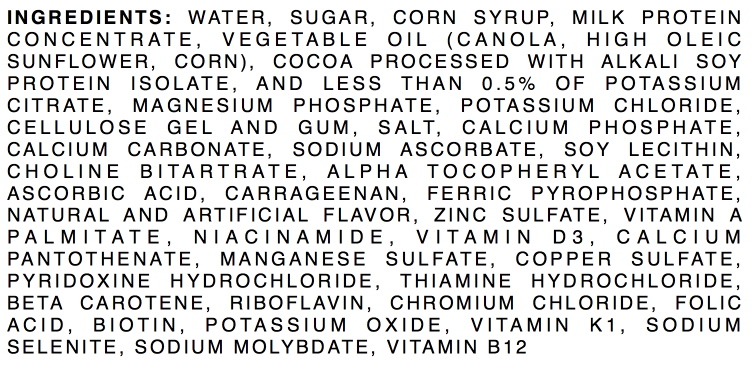
//> input picture assn4/test5.png, 1510 x 746 px (shown at 1/2 size)
$ ./assn4   (built with g++ and OpenCV 4)
//> lines starting //> are read from the running program, lines starting //| are printed output that depends on the picture; after the words box and inside, x2 and y2 are one past the last pixel; in counts of white or black regions, pixels touching at a corner belong together
//> further down, image1 is the input picture: 746 rows x 1510 cols, CV_8UC3; mean B, G, R 218.6, 218.4, 218.4
#include <iostream>
using namespace std;

#include <stdio.h>
#include <math.h>
#include <fstream>
#include <algorithm>

#include "opencv2/imgproc/imgproc.hpp"
#include "opencv2/highgui/highgui.hpp"
#include "opencv2/ml/ml.hpp"

using namespace cv;
using namespace cv::ml;

Mat convertToGreyscale(Mat image, string name){
//> called with name = "test5.png"
	//The equation used in the paper was:
	//Y = 0.2126R+0.7152G+0.0722B

	Mat retImage = imread(name);

	for(int i = 0; i < image.rows; i++){
		for(int j = 0; j < image.cols; j++){
			int sum = 0;
			sum += image.at<Vec3b>(i,j)[0] * .0722;
			sum += image.at<Vec3b>(i,j)[1] * .7152;
			sum += image.at<Vec3b>(i,j)[2] * .2126;

			retImage.at<Vec3b>(i,j)[0] = sum;
			retImage.at<Vec3b>(i,j)[1] = sum;
			retImage.at<Vec3b>(i,j)[2] = sum;
		}
	}

	return retImage;
}

Mat binarizeImage(Mat image, string name){
//> called with name = "test5.png"
	Mat retImage = imread(name);
	int max1 = 0;
	int max2 = 0;

	int hist[255];

	for(int i = 0; i < 255; i++){
		hist[i] = 0;
	}

	for(int i = 0; i < image.rows; i++){
		for(int j = 0; j < image.cols; j++){
			int pixel = image.at<Vec3b>(i,j)[0];
			hist[pixel]++;
		}
	}
//> after the loop, hist = 255 values, max 901924 at index 254, min 0 at index 1, mean 4417.5
	//find the peak (background)
	for(int i = 0; i < 255; i++){
		int value = hist[i];
		if(value > hist[max1]) max1 = i;
	}
//> this loop made 255 passes
//> value on passes 1 to 3: 121919, 0, 0
//> after the loop, max1 = 254

	for(int i = 0; i < image.rows; i++){
		for(int j = 0; j < image.cols; j++){
			int pixel = image.at<Vec3b>(i,j)[0];
			if(pixel < max1 + 45 && pixel > max1 - 65){
				retImage.at<Vec3b>(i,j)[0] = 255;
				retImage.at<Vec3b>(i,j)[1] = 255;
				retImage.at<Vec3b>(i,j)[2] = 255;
			}
			else{
				retImage.at<Vec3b>(i,j)[0] = 0;
				retImage.at<Vec3b>(i,j)[1] = 0;
				retImage.at<Vec3b>(i,j)[2] = 0;
			}


		}
	}
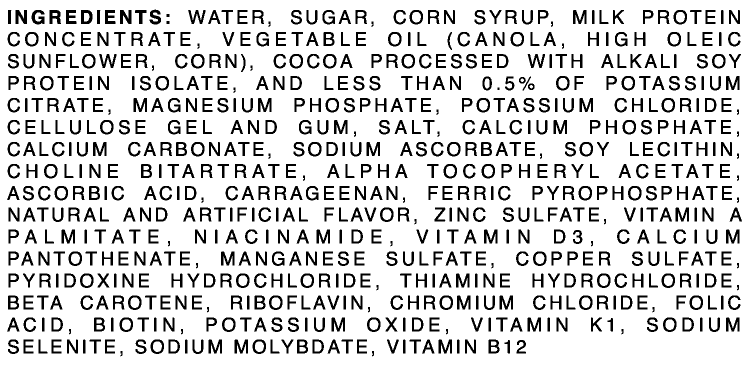
//> retImage: 746 rows x 1510 cols, CV_8UC3 (shown at 1/2 size); 83.9% white; 690 black regions, largest, box (x1, y1, x2, y2) and area: (31, 20, 54, 48) 456, (240, 20, 263, 48) 456, (1146, 20, 1173, 48) 456

	return retImage;

}
Mat removeNoise(Mat image, string name){
//> called with name = "test5.png"
	for(int i = 1; i < image.rows-1; i++){
		for(int j = 1; j < image.cols-1; j++){
			int pixel = image.at<Vec3b>(i,j)[0];
			int pixelNorth = image.at<Vec3b>(i-1,j)[0];
			int pixelSouth = image.at<Vec3b>(i+1,j)[0];
			int pixelWest = image.at<Vec3b>(i,j-1)[0];
			int pixelEast = image.at<Vec3b>(i,j+1)[0];
			if(pixel == 0 && pixelNorth !=0 && pixelSouth!=0 && pixelEast!=0 && pixelWest != 0 ){
				image.at<Vec3b>(i,j)[0] = 255;
				image.at<Vec3b>(i,j)[1] = 255;
				image.at<Vec3b>(i,j)[2] = 255;

			}
		}
	}
	return image;
}

string recognizeCharacter(int array[15][15], bool training){

	float maxDistance = 0;
	float distance = 0;
	float sizeOfTrack;
	int trackNumber;
	string line;

	string currentLetter;
	string matchedLetter;

	ofstream trainingFile;
	trainingFile.open("trainingFile.txt", std::ofstream::app);
	ifstream trainedFile("trainingFile.txt");

	int sectorMatrix[15][15];
	float distanceMatrix[15][15];
	int sectorTrackMatrix[8][5];
	int trainedDataMatrix[8][5];

	for(int i = 0; i < 8; i++){
		for(int j = 0; j < 5; j++){
			sectorTrackMatrix[i][j] = 0;
			trainedDataMatrix[i][j] = 0;
		}
	}

	for(int i = 0; i < 15; i++){
		for(int j = 0; j < 15; j++){
			sectorMatrix[i][j] = 0;
			distanceMatrix[i][j] = 0;
		}
	}
	if(training == true){
		for(int i = 0; i < 15; i++){
			for(int j = 0; j < 15; j++){
				printf("%d ", array[i][j]);
			}
			printf("\n");
		}
		printf("-----------------------------\n");
	}

	//1. Identify center of matrix
	//15x15 matrix... center is at [8][8];

	//2. Calculate radius (rad) by finding pixel with maximum distance from center
	//Formula: Dist = sqrt((y2-y1)*(y2-y1) + (x2-x1)*(x2-x1))
	for(int i = 0; i < 15; i++){
		for(int j = 0; j < 15; j++){
			int x1;
			int x2;
			int y1;
			int y2;

			int pixel = array[i][j];
			if(j <= 8){
				x2 = 8;
				x1 = j;
			}
			else{
				x2 = j;
				x1 = 8;
			}
			if( i <= 8){
				y2 = 8;
				y1 = i;
			}
			else{
				y2 = i;
				y1 = 8;
			}

			if(pixel == 0){
				distance = sqrt((y2-y1)*(y2-y1) + (x2-x1)*(x2-x1));
				distanceMatrix[i][j] = distance;
				if(distance > maxDistance) maxDistance = distance;
			}
		}
	}
	//printf("Max Distance: %f\n", maxDistance);

	//3. Perform (rad % 5) to identify size of each imaginary track
	sizeOfTrack = (float)maxDistance / 5;
	//printf("Size of Track: %.1f\n", sizeOfTrack);

	//4. Identify Imaginary Sectors
	//Can use x = 8, y = 8, and x = y and [0][8], [1][7]... [8][0] line to divide sectors
	for(int i = 0; i < 15; i++){
		for(int j = 0; j < 15; j++){
			sectorMatrix[i][j] = 0;
			if(i < 7){
			//top half
				if(j < 7){
				//left half
					if(j > i){
					//top
						sectorMatrix[i][j] = 8;
					}
					else if(j < i){
					//bot
						sectorMatrix[i][j] = 7;
					}

				}
				else if(j > 7){
				//right half
					if(j+i < 14){
					//top

						sectorMatrix[i][j] = 1;
					}
					else if(j+i > 14){
					//bot
						sectorMatrix[i][j] = 2;
					}
				}
			}
			else if(i > 7){
			//bottom half
				if(j < 7){
				//left half
					if(j+i < 14){
					//top
						sectorMatrix[i][j] = 6;
					}
					else if(j+i > 14){
					//bot
						sectorMatrix[i][j] = 5;
					}
				}
				else if(j > 7){
				//right half
					if(j > i){
					//top
						sectorMatrix[i][j] = 3;
					}
					else if(j < i){
					//bot
						sectorMatrix[i][j] = 4;
					}

				}
			}
			if(j == 7 && i < 7){
				sectorMatrix[i][j] = 8;
			}
			else if(j == 7 && i > 7){
				sectorMatrix[i][j] = 4;
			}
			else if(i == 7 && j < 7){
				sectorMatrix[i][j] = 6;
			}
			else if(i == 7 && j > 7){
				sectorMatrix[i][j] = 2;
			}
			else if(i == j && i < 7){
				sectorMatrix[i][j] = 7;
			}
			else if(i == j && i > 7){
				sectorMatrix[i][j] = 3;
			}
			else if(i + j == 14 && i < 7){
				sectorMatrix[i][j] = 1;
			}
			else if(i + j == 14 && i > 7){
				sectorMatrix[i][j] = 5;
			}

			// [7 lines of commented-out code are left out]
		}
	}

	//5. Generate track-sector matrix by calculating number of 1's
	//in each intersection of sector and track
	for(int i = 0; i < 15; i++){
		for(int j = 0; j < 15; j++){
			float tempDistance = distanceMatrix[i][j];
			int tempSector = sectorMatrix[i][j];
			int tempTrack = 0;
			if(tempDistance <= sizeOfTrack){
				tempTrack = 1;
			}
			else if(tempDistance <= sizeOfTrack * 2){
				tempTrack = 2;
			}
			else if(tempDistance <= sizeOfTrack * 3){
				tempTrack = 3;
			}
			else if(tempDistance <= sizeOfTrack * 4){
				tempTrack = 4;
			}
			else if(tempDistance <= sizeOfTrack * 5){
				tempTrack = 5;
			}

			sectorTrackMatrix[tempSector-1][tempTrack-1]++;
		}
	}

	if(training == false){
		while(getline(trainedFile, line)){
			bool isMatching = true;

			std::istringstream iss(line);
			iss >> currentLetter >> trainedDataMatrix[0][0] >> trainedDataMatrix[0][1] >> trainedDataMatrix[0][2] >> trainedDataMatrix[0][3] >> trainedDataMatrix[0][4] >> trainedDataMatrix[1][0] >> trainedDataMatrix[1][1] >> trainedDataMatrix[1][2] >> trainedDataMatrix[1][3] >> trainedDataMatrix[1][4] >> trainedDataMatrix[2][0] >> trainedDataMatrix[2][1] >> trainedDataMatrix[2][2] >> trainedDataMatrix[2][3] >> trainedDataMatrix[2][4] >> trainedDataMatrix[3][0] >> trainedDataMatrix[3][1] >> trainedDataMatrix[3][2] >> trainedDataMatrix[3][3] >> trainedDataMatrix[3][4] >> trainedDataMatrix[4][0] >> trainedDataMatrix[4][1] >> trainedDataMatrix[4][2] >> trainedDataMatrix[4][3] >> trainedDataMatrix[4][4] >> trainedDataMatrix[5][0] >> trainedDataMatrix[5][1] >> trainedDataMatrix[5][2] >> trainedDataMatrix[5][3] >> trainedDataMatrix[5][4] >> trainedDataMatrix[6][0] >> trainedDataMatrix[6][1] >> trainedDataMatrix[6][2] >> trainedDataMatrix[6][3] >> trainedDataMatrix[6][4] >> trainedDataMatrix[7][0] >> trainedDataMatrix[7][1] >> trainedDataMatrix[7][2] >> trainedDataMatrix[7][3] >> trainedDataMatrix[7][4];

			for(int i = 0; i < 8; i++){
				for(int j = 0; j < 5; j++){
					if(sectorTrackMatrix[i][j]!=trainedDataMatrix[i][j]){
						isMatching = false;
					}
				}
			}
			if(isMatching == true){
				//printf("Matched Letter: %s\n", currentLetter.c_str());
				matchedLetter = currentLetter;
				return matchedLetter;
			}
		}
	}

	else{
		printf("What Letter is Being Displayed?\n");
		cin >> currentLetter;
		trainingFile << currentLetter << " ";

		for(int i = 0; i < 8; i++){
			for(int j = 0; j < 5; j++){
				trainingFile << sectorTrackMatrix[i][j] << " ";
			}
		}
		trainingFile << "\n";
		trainingFile.close();
	}

	return matchedLetter;
}
float findAverageWidth(Mat image){
	vector<int> tops;
	vector<int> bots;
	vector<int> lefts;
	vector<int> rights;
	vector<int> spaces;

	bool foundTop = false;
	bool foundLeft = false;
	bool foundLetter = false;

	bool allWhite = true;
	int lineCount = 0;
	int letterCount = 0;

	//for counting number of vertical white lines (detecting spaces)
	int whiteLineCount = 0;
	int spaceCount = 0;

	int whiteLineNum = 0;

	int top = 0;
	int bot = 0;
	int left = 0;
	int right = 0;
	int nextSpace = 0;

	float averageWidth = 0;

	for(int i = 0; i < image.rows; i++){
		for(int j = 0; j < image.cols; j++){
			//want to find top of rows..
			int pixel = image.at<Vec3b>(i,j)[0];

			if(foundTop == false){
				if(pixel == 0){
					top = i;
					foundTop = true;
				}
			}
			else{
				//if any pixel within the row is not white
				//make allWhite == false
				if(pixel != 255){
					allWhite = false;
				}
			}
		}
		//end of loop,
		if(allWhite == true && foundTop == true) {
			bot = i;
			foundTop = false;
			tops.push_back(top);
			bots.push_back(bot);
			lineCount++;
		}
		allWhite = true;
	}
//> this loop made 746 passes
//> after the loop, top = 679; foundTop = false; allWhite = true; bot = 713; tops = [19, 64, 108, 152, 196, 240, 284, 328, 372, 415, 459, 503, 547, 591, 635, 679]; bots = [54, 100, 144, 186, 230, 274, 318, 362, 406, 449, 493, 537, 581, 625, 669, 713]; lineCount = 16
	if(lineCount == 0) printf("Could Not Find Any Lines...\n");
	for(int c = 0; c < lineCount; c++){
		//printf("Top: %d Bottom: %d\n", tops.at(c), bots.at(c));
		top = tops.at(c);
		bot = bots.at(c);
		letterCount = 0;
		lefts.clear();
		rights.clear();
		spaces.clear();
		for(int j = 0; j < image.cols; j++){
			for(int i = top; i < bot; i++){
				int pixel = image.at<Vec3b>(i,j)[0];
				if(foundLeft == false){
					if(pixel == 0){
						left = j;
						foundLeft = true;
					}
				}
				else{
					if(pixel !=255){
						allWhite = false;
					}
				}
			}
			if(foundLeft == true && allWhite == true){
				right = j;
				lefts.push_back(left);
				rights.push_back(right);
				foundLeft = false;
				letterCount++;
				spaceCount++;
			}
			else if(foundLeft == false && allWhite == true){
				whiteLineCount++;
			}
			allWhite = true;
		}
	}
//> this loop made 16 passes
//> (top, bot, left, right, letterCount, spaceCount) on passes 1 to 8: (19, 54, 1458, 1480, 48, 48), (64, 100, 1456, 1481, 45, 93), (108, 144, 1458, 1482, 48, 141), (152, 186, 1452, 1479, 45, 186), (196, 230, 1474, 1478, 49, 235), (240, 274, 1474, 1478, 45, 280), (284, 318, 1474, 1478, 50, 330), (328, 362, 1474, 1478, 47, 377)
//> after the loop, letterCount = 37; lefts = 37 values from 16 to 1033; rights = 37 values from 38 to 1052; left = 1033; foundLeft = false; allWhite = true; right = 1052; spaceCount = 758; whiteLineCount = 9641


	for(int i = 0; i < letterCount; i++){
		averageWidth+=rights.at(i) - lefts.at(i);
	}
//> this loop made 37 passes
//> averageWidth on passes 1 to 8: 22, 42, 60, 80, 102, 107, 130, 150
//> after the loop, averageWidth = 674
	averageWidth/= letterCount;
//> averageWidth = 18.22
	//printf("Average Width of Letter: %f\n", averageWidth);

	return averageWidth;

}

string extractFeatures(Mat image){

	vector<int> tops;
	vector<int> bots;
	vector<int> lefts;
	vector<int> rights;
	vector<int> spaces;

	bool foundTop = false;
	bool foundLeft = false;
	bool foundLetter = false;

	bool allWhite = true;
	int lineCount = 0;
	int letterCount = 0;

	//for counting number of vertical white lines (detecting spaces)
	int whiteLineCount = 0;

	int whiteLineNum = 0;

	int top = 0;
	int bot = 0;
	int left = 0;
	int right = 0;
	int nextSpace = 0;

	float averageWidth = findAverageWidth(image);
//> averageWidth = 18.22

	string input;
	string recognizedString = "";
	bool training = false;

	printf("Training? (y/n)\n");
	cin >> input;
//> the answer given: y

	if(input == "y"){
		training = true;
	}

	for(int i = 0; i < image.rows; i++){
		for(int j = 0; j < image.cols; j++){
			//want to find top of rows..
			int pixel = image.at<Vec3b>(i,j)[0];

			if(foundTop == false){
				if(pixel == 0){
					top = i;
					foundTop = true;
				}
			}
			else{
				//if any pixel within the row is not white
				//make allWhite == false
				if(pixel != 255){
					allWhite = false;
				}
			}
		}
		//end of loop,
		if(allWhite == true && foundTop == true) {
			bot = i;
			foundTop = false;
			tops.push_back(top);
			bots.push_back(bot);
			lineCount++;
		}
		allWhite = true;
	}
//> after the loop, top = 679; foundTop = false; allWhite = true; bot = 713; lineCount = 16
	if(lineCount == 0) printf("Could Not Find Any Lines...\n");
	for(int c = 0; c < lineCount; c++){
		//printf("Top: %d Bottom: %d\n", tops.at(c), bots.at(c));
		top = tops.at(c);
		bot = bots.at(c);
		letterCount = 0;
		lefts.clear();
		rights.clear();
		spaces.clear();
		for(int j = 0; j < image.cols; j++){
			for(int i = top; i < bot; i++){
				int pixel = image.at<Vec3b>(i,j)[0];
				if(foundLeft == false){
					if(pixel == 0){
						left = j;
						foundLeft = true;
					}
				}
				else{
					if(pixel !=255){
						allWhite = false;
					}
				}
			}
			if(foundLeft == true && allWhite == true){
				right = j;
				lefts.push_back(left);
				rights.push_back(right);
				foundLeft = false;
				letterCount++;
				whiteLineCount = 0;
			}
			else if(foundLeft == false && allWhite == true){
				whiteLineCount++;
				//printf("WhiteLineCount: %d\n", whiteLineCount);

				if(whiteLineCount == (int)(averageWidth * .8)){
					spaces.push_back(j);
					whiteLineCount = 0;
				}
			}
			allWhite = true;
		}
		//all lefts and rights of letters should be found..
		if(letterCount == 0) printf("Could Not Find Any Letters.\n");
		for(int x = 0; x < letterCount; x++){
			left = lefts.at(x);
			right = rights.at(x);

			allWhite = true;
			whiteLineNum = 0;

			int newBot = 0;
			int newTop = 0;
			bool foundNewTop = false;
			bool foundNewBot = false;
			//printf("Top: %d Bottom: %d Left: %d Right: %d\n", top, bot, left, right);
			if(right-left > 0){

				if(spaces.size() > 0){
					nextSpace = spaces.at(0);
					//printf("Next Space: %d\n", nextSpace);
					//printf("Left: %d Right: %d Space: %d\n", left, right, nextSpace);
					if(nextSpace < left){
						recognizedString.append(" ");
						spaces.erase(spaces.begin());
					}
				}

				Mat extractedLetter(image, Rect(left,top,right-left, bot-top));
				//Now we need to figure out if there is any white space
				//at bottom and top of extracted letter...
				//first need to find white space of top...
				for(int i = 0; i < bot-top; i++){
					for(int j = 0; j < right-left; j++){
						if(foundNewTop == false && extractedLetter.at<Vec3b>(i,j)[0]==0){
							foundNewTop = true;
							newTop = top + i;
							//printf("New Top: %d\n", newTop);
						}
					}
				}
				Mat topCrop(image, Rect(left, newTop, right-left, bot-newTop));
				extractedLetter = topCrop;

				for(int i = bot-newTop; i > 0; i--){
					for(int j = 0; j < right-left; j++){
						if(topCrop.at<Vec3b>(i,j)[0]==0 && foundNewBot == false){
							newBot = newTop + i;
							foundNewBot = true;
							//printf("newTop: %d bot: %d new bot: %d i: %d\n", newTop, bot, newBot, i);
						}
					}
				}


				Mat cropBot(image, Rect(left,newTop,right-left,newBot-newTop));
				extractedLetter = cropBot;

				imshow("Extracted Letter", extractedLetter);
				waitKey(1);

				Mat resizedLetter;
				Size size(15,15);
				resize(extractedLetter, resizedLetter, size);

				//imshow("Resized Letter", resizedLetter);
				//waitKey(0);

				//now that we have the resized 15x15 letter
				//we have to binarize it into an array of 1's and 0's...
				int binaryArray[15][15];
				for(int i = 0; i < 15; i++){
					for(int j = 0; j < 15; j++){
						int pixel = resizedLetter.at<Vec3b>(i,j)[0];
						if(pixel == 0) binaryArray[i][j] = 0;
						else binaryArray[i][j] = 1;
					}
				}

				string recognizedChar = recognizeCharacter(binaryArray, training);
				recognizedString.append(recognizedChar);
			}
		}

	}
	return recognizedString;
}

// [55 lines left out: functions removeSpaces, compareIngredients, not called in this run]

int main(int argc, char** argv){

	string name1 = "test5.png";
	Mat image1 = imread(name1);
	//imshow("Original Image", image1);

	int count = 0;

	//The basic algorithm:
	//greyscaling
	Mat greyImage = convertToGreyscale(image1, name1);
	//imshow("Grey Image", greyImage);
	//also need to binarize the image and remove noise(not shown in paper) to extract features.
	Mat binaryImage = binarizeImage(greyImage, name1);
	Mat lessNoisyImage = removeNoise(binaryImage, name1);

	imshow("Binary Image", binaryImage);

	//feature extraction
//> (the run ends here: the program needs input that this run does not give, at `cin >> currentLetter;`)

$ run again, with assn4/test1.png copied over assn4/test5.png
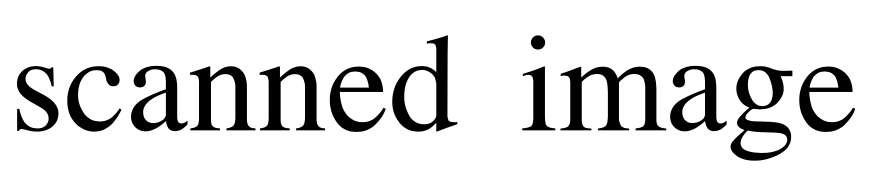
//> input picture assn4/test1.png, 1748 x 364 px (shown at 1/2 size)
//> image1 is the input picture: 364 rows x 1748 cols, CV_8UC3; min 0, max 255, mean 223.6
//> after the loop in binarizeImage, `for(int i = 0; i < image.rows; i++)`: hist = 255 values, max 552827 at index 254, min 0 at index 3, mean 2495.2
//> the loop in binarizeImage, `for(int i = 0; i < 255; i++)` made 255 passes
//> value on passes 1 to 3: 72501, 127, 342
//> after the loop in binarizeImage, `for(int i = 0; i < 255; i++)`: max1 = 254
//> after the loop in binarizeImage, `for(int i = 0; i < image.rows; i++)`:
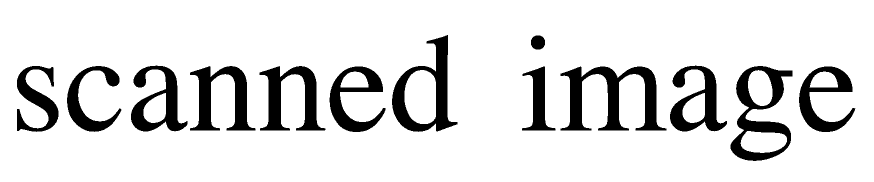
//> retImage: 364 rows x 1748 cols, CV_8UC3 (shown at 1/2 size); 87.3% white; 13 black regions, largest, box (x1, y1, x2, y2) and area: (1121, 133, 1333, 261) 10801, (1461, 132, 1585, 322) 8818, (784, 70, 915, 264) 8545
//> after the loop in findAverageWidth, `for(int i = 0; i < image.rows; i++)`: top = 70; foundTop = false; allWhite = true; bot = 322; tops = [70]; bots = [322]; lineCount = 1
//> the loop in findAverageWidth, `for(int c = 0; c < lineCount; c++)` made 1 pass
//> (top, bot, left, foundLeft, allWhite, right, letterCount, spaceCount) on pass 1: (70, 322, 1598, false, true, 1711, 12, 12)
//> after the loop in findAverageWidth, `for(int c = 0; c < lineCount; c++)`: letterCount = 12; lefts = [34, 134, 262, 380, 519, 659, 784, 1044, 1121, 1340, 1461, 1598]; rights = [117, 243, 375, 511, 651, 772, 915, 1111, 1333, 1454, 1585, 1711]; left = 1598; foundLeft = false; allWhite = true; right = 1711; spaceCount = 12; whiteLineCount = 294
//> the loop in findAverageWidth, `for(int i = 0; i < letterCount; i++)` made 12 passes
//> averageWidth on passes 1 to 8: 83, 192, 305, 436, 568, 681, 812, 879
//> after the loop in findAverageWidth, `for(int i = 0; i < letterCount; i++)`: averageWidth = 1442
//> in findAverageWidth, `averageWidth/= letterCount;`: averageWidth = 120.2
//> after the loop in extractFeatures, `for(int i = 0; i < image.rows; i++)`: top = 70; foundTop = false; allWhite = true; bot = 322; tops = [70]; bots = [322]; lineCount = 1
//> the loop in extractFeatures, `for(int c = 0; c < lineCount; c++)` made 1 pass
//> (top, bot, left, foundLeft, allWhite, right, letterCount, whiteLineCount) on pass 1: (70, 322, 1598, false, true, 1711, 12, 36)
//> after the loop in extractFeatures, `for(int c = 0; c < lineCount; c++)`: letterCount = 12; left = 1598; foundLeft = false; allWhite = true; right = 1711; whiteLineCount = 36; whiteLineNum = 0; nextSpace = 1011
//> extractedString = ' '
//| Extracted String:
//> input = ""
//> splitString = 1 item
//> the loop `for(int i = 0; i < splitString.size(); i++)` made 1 pass
//> after the loop `for(int i = 0; i < splitString.size(); i++)`: count = 0
